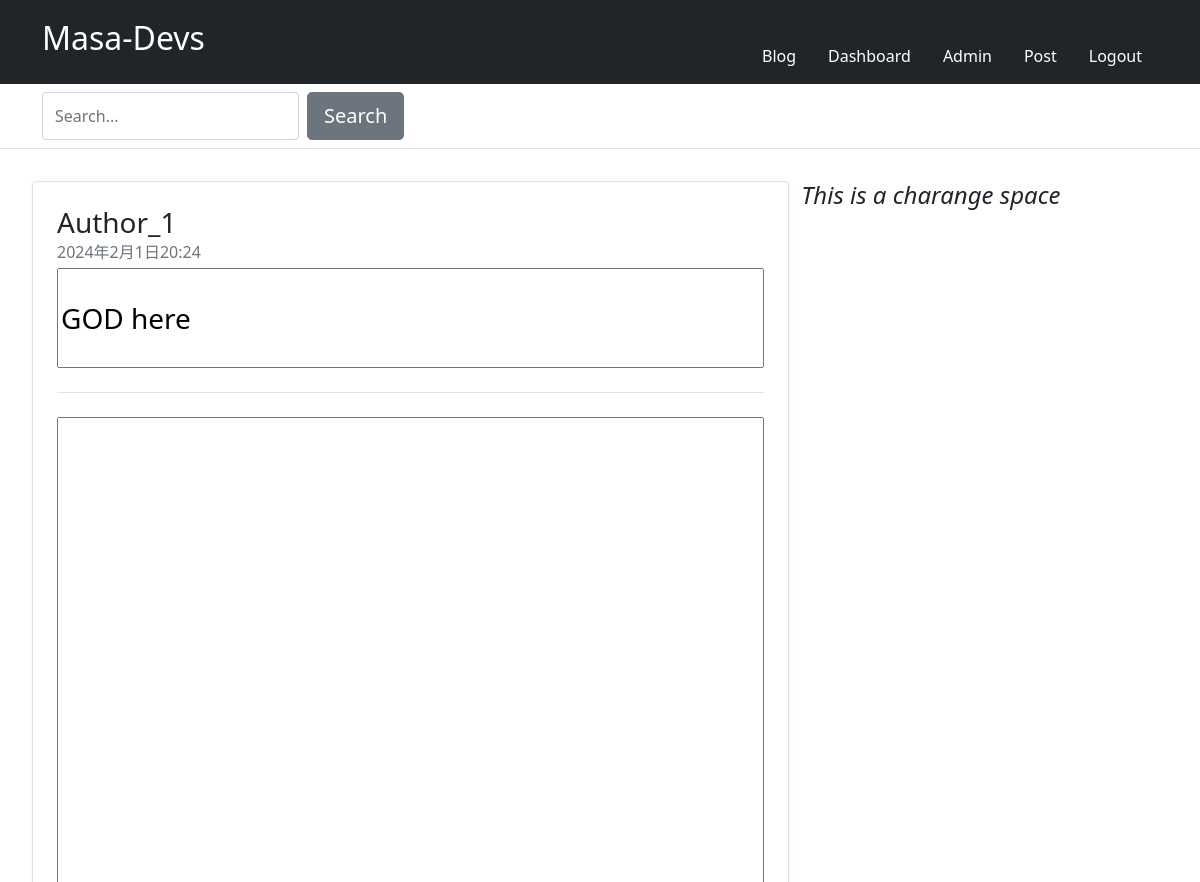
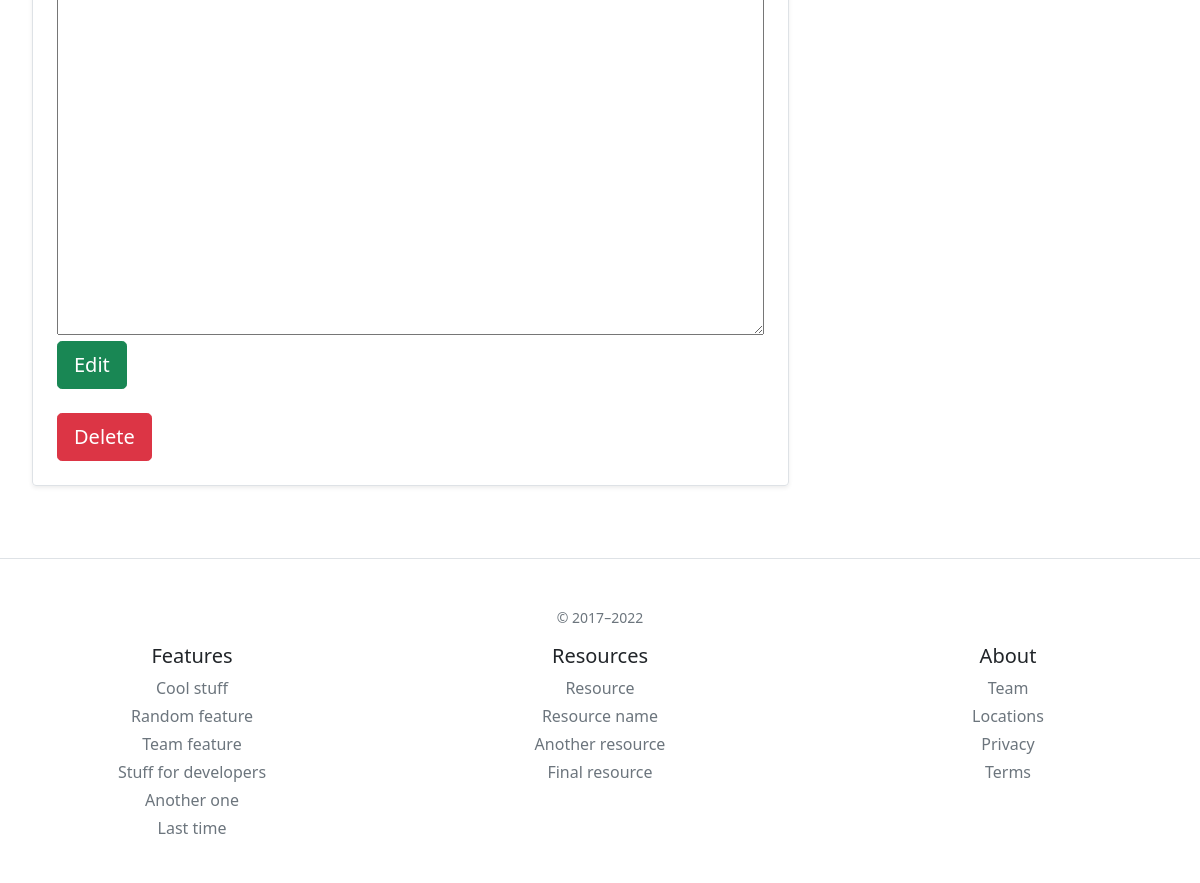
The app's page /blog/admin/12 (signed in) with its own data (2 pictures, top to bottom).
### blog/models.py (models this page shows, shortened)
class Article(models.Model):
  author = models.ForeignKey(User, on_delete=models.CASCADE)
  title = models.CharField(max_length=30)
  body = models.TextField()
  created_at = models.DateTimeField(default=timezone.now)
  updated_at = models.DateTimeField(default=timezone.now)

### signup/models.py (models this page shows, shortened)
class User(AbstractBaseUser, PermissionsMixin):
  email = models.EmailField(max_length=225, unique=True)
  created_at = models.DateTimeField(default=timezone.now)
  updated_at = models.DateTimeField(default=timezone.now)
  is_staff = models.BooleanField(default=False)
  is_active = models.BooleanField(default=True) #メール認証
  objects = UserManager()
  USERNAME_FIELD = "email"
  REQUIRED_FIELDS = []

### blog/views.py (the view)
# urls.py: path('admin/<int:pk>', views.edit, name="edit"),
@login_required
def edit(request, pk:int):
  if request.method == "GET":
    article = Article.objects.get(author=request.user, pk=pk)
    context = {"article":article}
    return render(request, "blog/edit.html", context)

### blog/templates/blog/edit.html (shortened to what this page needs)
{% extends "base.html" %}
{% block content %}
<div class="row" style="margin: 2em;">
  <div class="col-md-8 col-xs-1">
    <div class="row">
      <div class="row g-0 border rounded overflow-hidden flex-md-row mb-4 shadow-sm h-md-250 position-relative">
        <div class="col p-4 d-flex flex-column position-static">
          <form action="{% url 'blog:update_or_delete' article.pk %}" method="POST" >
            <h3 class="mb-0">Author_{{ article.author.pk }}</h3>
            <div class="mb-1 text-muted">{{ article.created_at }}</div>
            <h3 class="pb-4 mb-4 fst-italic border-bottom">
              <input style="width:100%; height: 100px;" name="title" value="{{ article.title }}">
            </h3>
            <textarea name="body" style="width: 100%; height: 100vh;"></textarea>
            <button  class="btn btn-lg btn-success" type="submit", name="update" onclick="return confirm('Edit?')">Edit</button>
            <br><br>
            <button  class="btn btn-lg btn-danger" type="submit", name="delete" onclick="return confirm('Delete?')">Delete</button>
          </form>
        </div>
      </div>
    </div>
  </div>
  <div class="col-md-4 col-xs-1">
    <h4 class="fst-italic">This is a charange space</h4>
  </div>
</div>
{% endblock %}

### records on screen
Article: author.pk "1", created_at "2024年2月1日20:24", title "GOD here"
